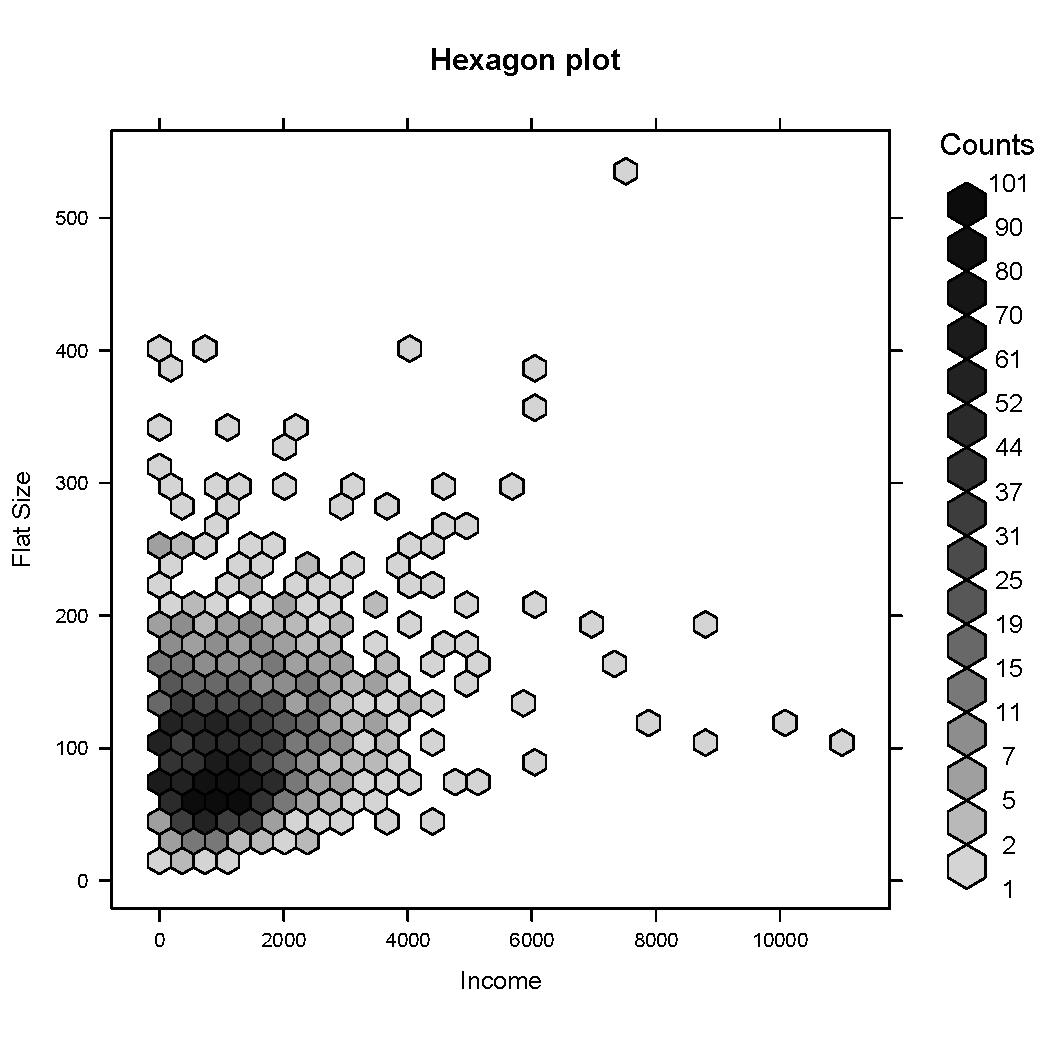

This figure's R source:

# clear all variables
rm(list = ls(all = TRUE))
graphics.off()

# install and load packages
libraries = c("hexbin")
lapply(libraries, function(x) if (!(x %in% installed.packages())) {
    install.packages(x)
})
lapply(libraries, library, quietly = TRUE, character.only = TRUE)

# load data
allbus  = read.csv2("allbus.csv")
allbus7 = allbus[, c(3, 8)]

# exclude unvalid observations
allbus7       = allbus7[(allbus7$NETTOEIN < 99997) & (allbus7$WOHNFLAE < 998), ]
living_space  = allbus7[, 2]
netincome     = allbus7[, 1]

# hexagon plot
hexbinplot(living_space ~ netincome, main="Hexagon plot", xlab = "Income", ylab = "Flat Size", style = "colorscale", 
    border = TRUE, aspect = 1, trans = sqrt, inv = function(netincome) netincome^2)
